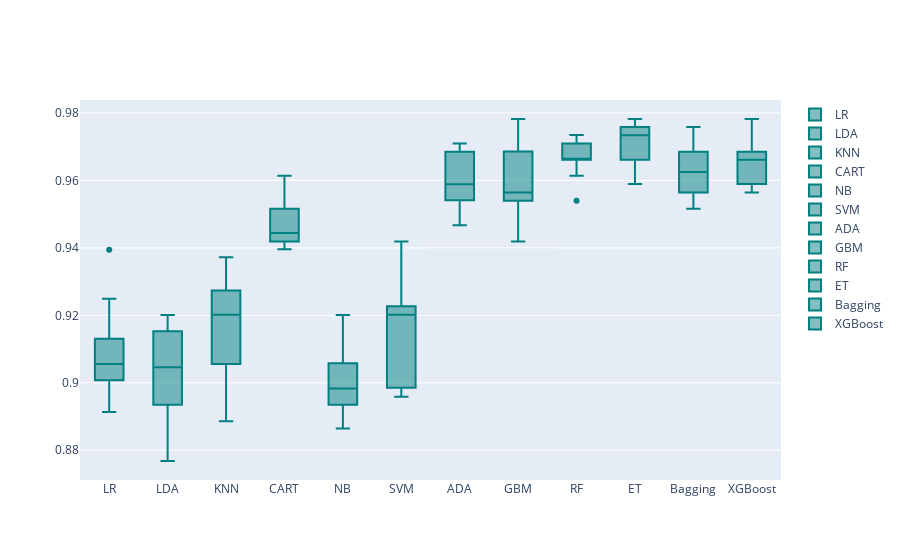

Notebook code cell kept with this figure:
### Code cell
models = GetBasedModel()
names,results = BasedLine2(X_train, y_train, models)
PlotBoxR().PlotResult(names,results)

### Figure 1 — Plotly figure (JSON) as saved in the notebook; plotly's stock layout.template omitted (floating-point values rounded to 4 significant figures)
{"data": [{"marker": {"color": "rgb(0, 128, 128)"}, "name": "LR", "type": "box", "y": [0.8961, 0.913, 0.8913, 0.9031, 0.9104, 0.9007, 0.908, 0.9031, 0.9395, 0.9249]}, {"marker": {"color": "rgb(0, 128, 128)"}, "name": "LDA", "type": "box", "y": [0.9058, 0.9034, 0.8768, 0.8886, 0.9153, 0.8935, 0.9128, 0.8983, 0.9201, 0.9153]}, {"marker": {"color": "rgb(0, 128, 128)"}, "name": "KNN", "type": "box", "y": [0.9372, 0.9203, 0.9324, 0.8935, 0.8886, 0.9177, 0.9056, 0.9249, 0.9274, 0.9201]}, {"marker": {"color": "rgb(0, 128, 128)"}, "name": "CART", "type": "box", "y": [0.9614, 0.9444, 0.9396, 0.9419, 0.9492, 0.9564, 0.9443, 0.9419, 0.9516, 0.9443]}, {"marker": {"color": "rgb(0, 128, 128)"}, "name": "NB", "type": "box", "y": [0.9034, 0.9058, 0.8865, 0.8935, 0.8983, 0.8983, 0.8935, 0.891, 0.9104, 0.9201]}, {"marker": {"color": "rgb(0, 128, 128)"}, "name": "SVM", "type": "box", "y": [0.9227, 0.9203, 0.8986, 0.8959, 0.9225, 0.908, 0.8983, 0.9201, 0.9419, 0.9346]}, {"marker": {"color": "rgb(0, 128, 128)"}, "name": "ADA", "type": "box", "y": [0.9517, 0.9589, 0.9541, 0.9467, 0.9564, 0.9685, 0.9588, 0.9588, 0.9685, 0.9709]}, {"marker": {"color": "rgb(0, 128, 128)"}, "name": "GBM", "type": "box", "y": [0.9686, 0.9686, 0.9469, 0.9419, 0.9564, 0.9734, 0.954, 0.954, 0.9564, 0.9782]}, {"marker": {"color": "rgb(0, 128, 128)"}, "name": "RF", "type": "box", "y": [0.9662, 0.9734, 0.9614, 0.9709, 0.9709, 0.9734, 0.9661, 0.954, 0.9661, 0.9661]}, {"marker": {"color": "rgb(0, 128, 128)"}, "name": "ET", "type": "box", "y": [0.9734, 0.9758, 0.9589, 0.9661, 0.9734, 0.9782, 0.9685, 0.9637, 0.9782, 0.9758]}, {"marker": {"color": "rgb(0, 128, 128)"}, "name": "Bagging", "type": "box", "y": [0.9758, 0.9638, 0.9517, 0.9516, 0.9685, 0.9734, 0.9564, 0.9564, 0.9613, 0.9661]}, {"marker": {"color": "rgb(0, 128, 128)"}, "name": "XGBoost", "type": "box", "y": [0.9686, 0.9662, 0.9589, 0.9564, 0.9661, 0.9782, 0.9588, 0.9637, 0.9685, 0.9685]}], "layout": {}}
